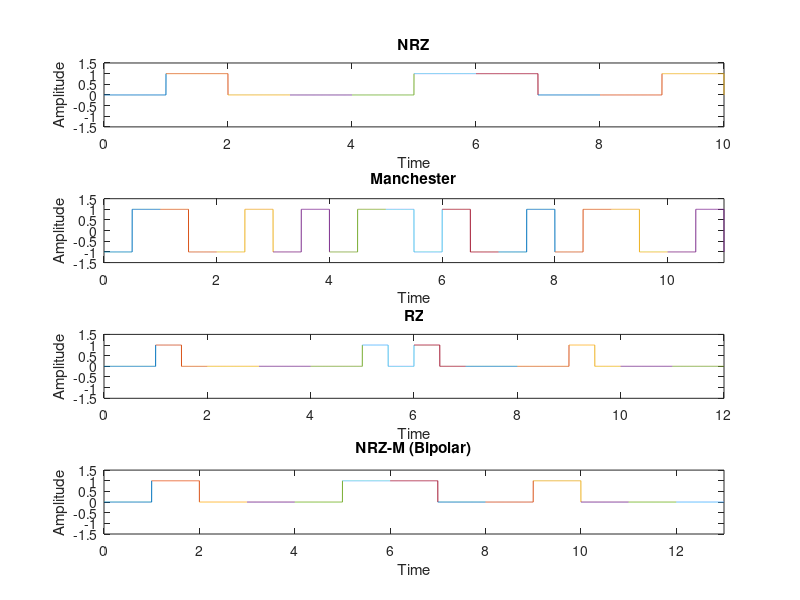
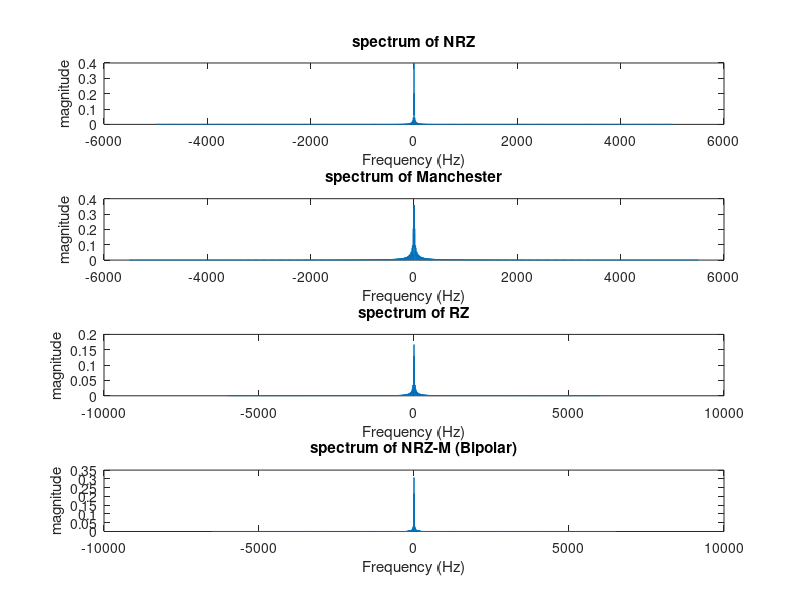

MATLAB code for these plots, in order:
clc
clear all
close all

%spectrum plots
b= randi([0,1],1,10);
l=length(b);
b(l+1)=0;
n=1;
figure;
subplot(411);
%nrz - L%
totT1=[];
yfin1=[];
while n<=l
t=(n-1):.001:n;
totT1=[totT1,t];
if b(n)==1
if b(n+1)==b(n)
y=(t<=n);
else
y=(t<n);
end
else
if b(n+1)==b(n)
y=(t>n);
else
y=(t>=n);
end
end
yfin1=[yfin1,y];
plot(t,y)
hold on;
axis([0 l -1.5 1.5]);
n=n+1;
end
title('NRZ');
xlabel('Time');
ylabel('Amplitude');

l=length(b);
b(l+1)=0;
n=1;
subplot(412);
totT2=[];
yfin2=[];
while n<=l
t=(n-1):.001:n;
totT2=[totT2,t];
if b(n)==1
if b(n+1)==0
y=(t<(n-0.5))+(-1)*(t>=n-0.5&t<=n);
else
y=(t<(n-0.5)|t==n)+(-1)*(t>=n-0.5&t<n);
end
else
if b(n+1)==1
y=(-1)*(t<(n-0.5))+(t>=n-0.5&t<=n);
else
y=(-1)*(t<(n-0.5)|t==n)+(t>=n-0.5&t<n);
end
end
yfin2=[yfin2,y];
plot(t,y)
hold on;
axis([0 l -1.5 1.5]);
n=n+1;
end
title('Manchester');
xlabel('Time');
ylabel('Amplitude');
%%%%%%%%%%%%%%%%
l=length(b);
b(l+1)=0;
n=1;
subplot(413)
totT3=[];
yfin3=[];
while n<=l
t=(n-1):.001:n;
totT3=[totT3,t];
if b(n)==1
if b(n+1)==b(n)
 y=(t<(n-0.5))+(t==n);
else
y=(t<(n-0.5));
end
else
if b(n+1)==1
y=0*(t<(n-0.5))+(t==n);
else
y=0*(t<(n-0.5));
end
end
n=n+1;
yfin3=[yfin3,y];
plot(t,y)
hold on;
axis([0 l -1.5 1.5]);
end
title('RZ');
xlabel('Time');
ylabel('Amplitude');
%%%%%%%%%%%%%%%
l=length(b);
b(l+1)=0;
n=1;
subplot(414);
totT4=[];
yfin4=[];
while n<=l
t=(n-1):.001:n;
totT4=[totT4,t];
if b(n)==1
if b(n+1)==b(n)
y=(t<=n);
else
y=(t<n);
end
else
if b(n+1)==b(n)
y=(t>n);
else
y=(t>=n);
end
end
yfin4=[yfin4,y];
plot(t,y)
hold on;
axis([0 l -1.5 1.5]);
n=n+1;
end
title('NRZ-M (Bipolar)');
xlabel('Time');
ylabel('Amplitude');


%%%
%%%%spectrums plot%%%%%%%%%%%%%%%%%%%%%%%%%%%%%%%%%
figure,
fs=size(totT1,2);%sampling rate
t = 0:1/fs:1-1/fs;
%t=totT;
N=size(t,2);
%Take fourier transform
fftm = fft(yfin1);
fftm = fftshift(fftm);
%Next, calculate the frequency axis, which is defined by the sampling rate
%Since the signal is complex, we need to plot the magnitude to get it to
subplot(411)
f = fs/2*linspace(-1,1,fs);
plot(f, abs(fftm)/N);
title('spectrum of NRZ');
xlabel('Frequency (Hz)');
ylabel('magnitude');

%%%%%%%%%%%%%%%%%%%%%%%%%%%
fs=size(totT2,2);%sampling rate
t = 0:1/fs:1-1/fs;
%t=totT;
N=size(t,2);
%Take fourier transform
fftm = fft(yfin2);
fftm = fftshift(fftm);
%Next, calculate the frequency axis, which is defined by the sampling rate
%Since the signal is complex, we need to plot the magnitude to get it to
subplot(412)
f = fs/2*linspace(-1,1,fs);
plot(f, abs(fftm)/N);
title('spectrum of Manchester');
xlabel('Frequency (Hz)');
ylabel('magnitude');

%%%%%%%%%%%%%%%%%%%%%%%%%%%%%%%%%
fs=size(totT3,2);%sampling rate
t = 0:1/fs:1-1/fs;
%t=totT;
N=size(t,2);
%Take fourier transform
fftm = fft(yfin3);
fftm = fftshift(fftm);
%Next, calculate the frequency axis, which is defined by the sampling rate
%Since the signal is complex, we need to plot the magnitude to get it to
subplot(413)
f = fs/2*linspace(-1,1,fs);
plot(f, abs(fftm)/N);
title('spectrum of RZ');
xlabel('Frequency (Hz)');
ylabel('magnitude');

%%%%%%%%%%%%%%%%%%%%%%%%%%%%%%
fs=size(totT4,2);%sampling rate
t = 0:1/fs:1-1/fs;
%t=totT;
N=size(t,2);
%Take fourier transform
fftm = fft(yfin4);
fftm = fftshift(fftm);
%Next, calculate the frequency axis, which is defined by the sampling rate
%Since the signal is complex, we need to plot the magnitude to get it to
subplot(414)
f = fs/2*linspace(-1,1,fs);
plot(f, abs(fftm)/N);
title('spectrum of NRZ-M (Bipolar)');
xlabel('Frequency (Hz)');
ylabel('magnitude');